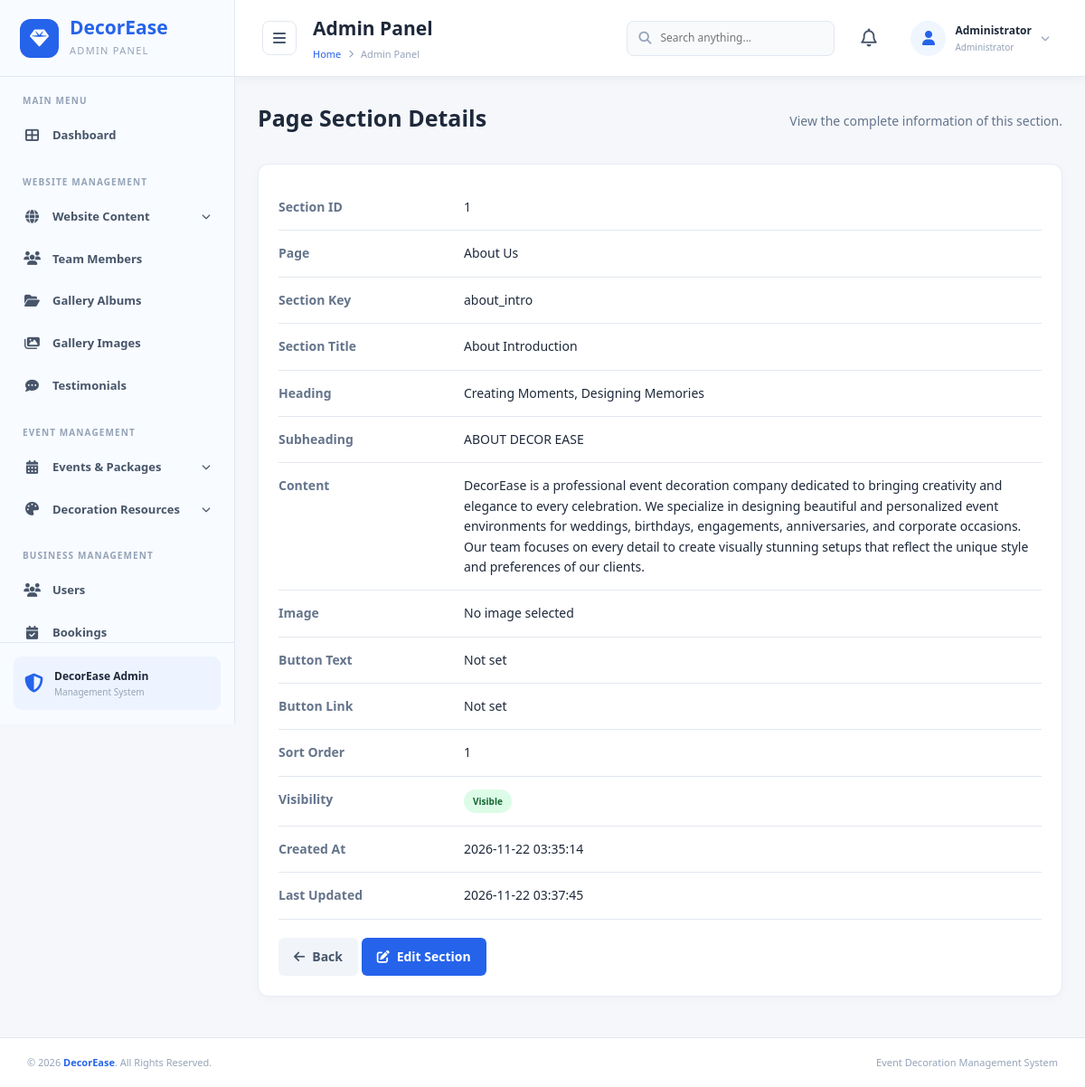
Page /admin/view_page_section.php?id=1 on the committed database.
### tables this page shows
CREATE TABLE `page_sections` (
  `section_id` int(10) UNSIGNED NOT NULL,
  `page_id` int(10) UNSIGNED NOT NULL,
  `section_key` varchar(120) NOT NULL,
  `section_title` varchar(255) DEFAULT NULL,
  `heading` varchar(255) DEFAULT NULL,
  `subheading` varchar(255) DEFAULT NULL,
  `content` longtext DEFAULT NULL,
  `image_id` int(10) UNSIGNED DEFAULT NULL,
  `button_text` varchar(100) DEFAULT NULL,
  `button_link` varchar(500) DEFAULT NULL,
  `sort_order` int(11) DEFAULT 0,
  `is_visible` tinyint(1) DEFAULT 1,
  `created_at` timestamp NOT NULL DEFAULT current_timestamp(),
  `updated_at` timestamp NOT NULL DEFAULT current_timestamp() ON UPDATE current_timestamp()
);

CREATE TABLE `pages` (
  `page_id` int(10) UNSIGNED NOT NULL,
  `page_title` varchar(200) NOT NULL,
  `page_slug` varchar(150) NOT NULL,
  `meta_title` varchar(255) DEFAULT NULL,
  `meta_description` text DEFAULT NULL,
  `status` enum('published','draft') DEFAULT 'published',
  `updated_at` timestamp NOT NULL DEFAULT current_timestamp() ON UPDATE current_timestamp()
);

### admin/view_page_section.php (the view, shortened to what this page needs)
<?php
require_once __DIR__ . '/../db.php';
function sectionEscape($value) {
    return htmlspecialchars((string)$value, ENT_QUOTES, 'UTF-8');
}
$id = filter_input(INPUT_GET, 'id', FILTER_VALIDATE_INT);
$stmt = $conn->prepare("
    SELECT
        ps.*,
        p.page_title,
        m.file_name,
        m.file_path,
        m.alt_text
    FROM page_sections ps
    LEFT JOIN pages p ON ps.page_id = p.page_id
    LEFT JOIN media m ON ps.image_id = m.media_id
    WHERE ps.section_id = ?
");
$stmt->bind_param("i", $id);
$stmt->execute();
$section = $stmt->get_result()->fetch_assoc();
?>
<!DOCTYPE html>
<html lang="en">
<head>
    <link rel="stylesheet" href="includes/css/admin.css">
    <link rel="stylesheet" href="https://cdnjs.cloudflare.com/ajax/libs/font-awesome/6.5.0/css/all.min.css">
</head>
<body>
<div class="admin-container">
    <?php include 'includes/sidebar.php'; ?>
    <main class="main-content">
        <?php include 'includes/header.php'; ?>
        <section class="view-content">
            <div class="page-heading">
                <h2>Page Section Details</h2>
                <p>View the complete information of this section.</p>
            </div>
            <div class="details-card">
                <div class="detail-row">
                    <div class="detail-label">Section ID</div>
                    <div class="detail-value"><?= (int)$section['section_id']; ?></div>
                </div>
                <div class="detail-row">
                    <div class="detail-label">Page</div>
                    <div class="detail-value"><?= sectionEscape($section['page_title'] ?? 'Unknown Page'); ?></div>
                </div>
                <div class="detail-row">
                    <div class="detail-label">Section Key</div>
                    <div class="detail-value"><?= sectionEscape($section['section_key']); ?></div>
                </div>
                <div class="detail-row">
                    <div class="detail-label">Section Title</div>
                    <div class="detail-value"><?= sectionEscape($section['section_title'] ?: 'Not set'); ?></div>
                </div>
                <div class="detail-row">
                    <div class="detail-label">Heading</div>
                    <div class="detail-value"><?= sectionEscape($section['heading'] ?: 'Not set'); ?></div>
                </div>
                <div class="detail-row">
                    <div class="detail-label">Subheading</div>
                    <div class="detail-value"><?= sectionEscape($section['subheading'] ?: 'Not set'); ?></div>
                </div>
                <div class="detail-row">
                    <div class="detail-label">Content</div>
                    <div class="detail-value"><?= nl2br(sectionEscape($section['content'] ?: 'Not set')); ?></div>
                </div>
                <div class="detail-row">
                    <div class="detail-label">Image</div>
                    <div class="detail-value">
                        <?php if (!empty($section['file_path'])): ?>
                            <img
                                src="../uploads/<?= sectionEscape($section['file_path']); ?>"
                                alt="<?= sectionEscape($section['alt_text'] ?? 'Section image'); ?>"
                                class="section-image"
                            >
                            <p><?= sectionEscape($section['file_name']); ?></p>
                        <?php else: ?>
                            No image selected
                        <?php endif; ?>
                    </div>
                </div>
                <div class="detail-row">
                    <div class="detail-label">Button Text</div>
                    <div class="detail-value"><?= sectionEscape($section['button_text'] ?: 'Not set'); ?></div>
                </div>
                <div class="detail-row">
                    <div class="detail-label">Button Link</div>
                    <div class="detail-value"><?= sectionEscape($section['button_link'] ?: 'Not set'); ?></div>
                </div>
                <div class="detail-row">
                    <div class="detail-label">Sort Order</div>
                    <div class="detail-value"><?= (int)$section['sort_order']; ?></div>
                </div>
                <div class="detail-row">
                    <div class="detail-label">Visibility</div>
                    <div class="detail-value">
                        <?php if ((int)$section['is_visible'] === 1): ?>
                            <span class="status visible">Visible</span>
                        <?php else: ?>
                            <span class="status hidden">Hidden</span>
                        <?php endif; ?>
                    </div>
                </div>
                <div class="detail-row">
                    <div class="detail-label">Created At</div>
                    <div class="detail-value"><?= sectionEscape($section['created_at']); ?></div>
                </div>
                <div class="detail-row">
                    <div class="detail-label">Last Updated</div>
                    <div class="detail-value"><?= sectionEscape($section['updated_at']); ?></div>
                </div>
                <a href="page_sections.php" class="back-btn">
                    <i class="fas fa-arrow-left"></i> Back
                </a>
                <a href="edit_page_section.php?id=<?= (int)$section['section_id']; ?>" class="edit-btn">
                    <i class="fas fa-edit"></i> Edit Section
                </a>
            </div>
        </section>
    </main>
</div>
<?php include 'includes/footer.php'; ?>
</body>
</html>

### admin/view_page_section.php (style rules this page uses)
.view-content { padding: 25px; }
.page-heading { margin-bottom: 25px; }
.page-heading h2 { color: #1e293b; font-size: 25px; margin: 0 0 6px; }
.page-heading p { color: #64748b; margin: 0; font-size: 14px; }
.details-card { max-width: 900px; background: #fff; border: 1px solid #e2e8f0; border-radius: 10px; padding: 25px; }
.detail-row { display: grid; grid-template-columns: 190px 1fr; gap: 15px; padding: 14px 0; border-bottom: 1px solid #e2e8f0; }
.detail-label { color: #64748b; font-size: 14px; font-weight: 600; }
.detail-value { color: #1e293b; font-size: 14px; overflow-wrap: anywhere; }
.status { display: inline-block; padding: 5px 10px; border-radius: 20px; font-size: 12px; font-weight: 600; }
.visible { background: #dcfce7; color: #166534; }
.back-btn, .edit-btn { display: inline-flex; align-items: center; gap: 8px; padding: 10px 17px; border-radius: 6px; text-decoration: none; font-size: 14px; font-weight: 600; margin-top: 20px; }
.back-btn { background: #f1f5f9; color: #475569; }
.edit-btn { background: #2563eb; color: #fff; }

### rows in the picture
page_sections: section_id "1", page.page_title "About Us", section_key "about_intro", section_title "About Introduction", heading "Creating Moments, Designing Memories", subheading "ABOUT DECOR EASE", content "DecorEase is a professional event decoration company dedicated to bringing creativity and elegance to every celebration. We specialize in designing beautiful and personalized event environments for weddings, birthdays, engagements, anniversaries, and corporate occasions. Our team focuses on every detail to create visually stunning setups that reflect the unique style and preferences of our clients.", button_text "Not set", button_link "Not set", sort_order "1", created_at "2026-11-22 03:35:14", updated_at "2026-11-22 03:37:45"

### other values in the picture
$pageTitle "Admin Panel"
$adminName "Administrator"
